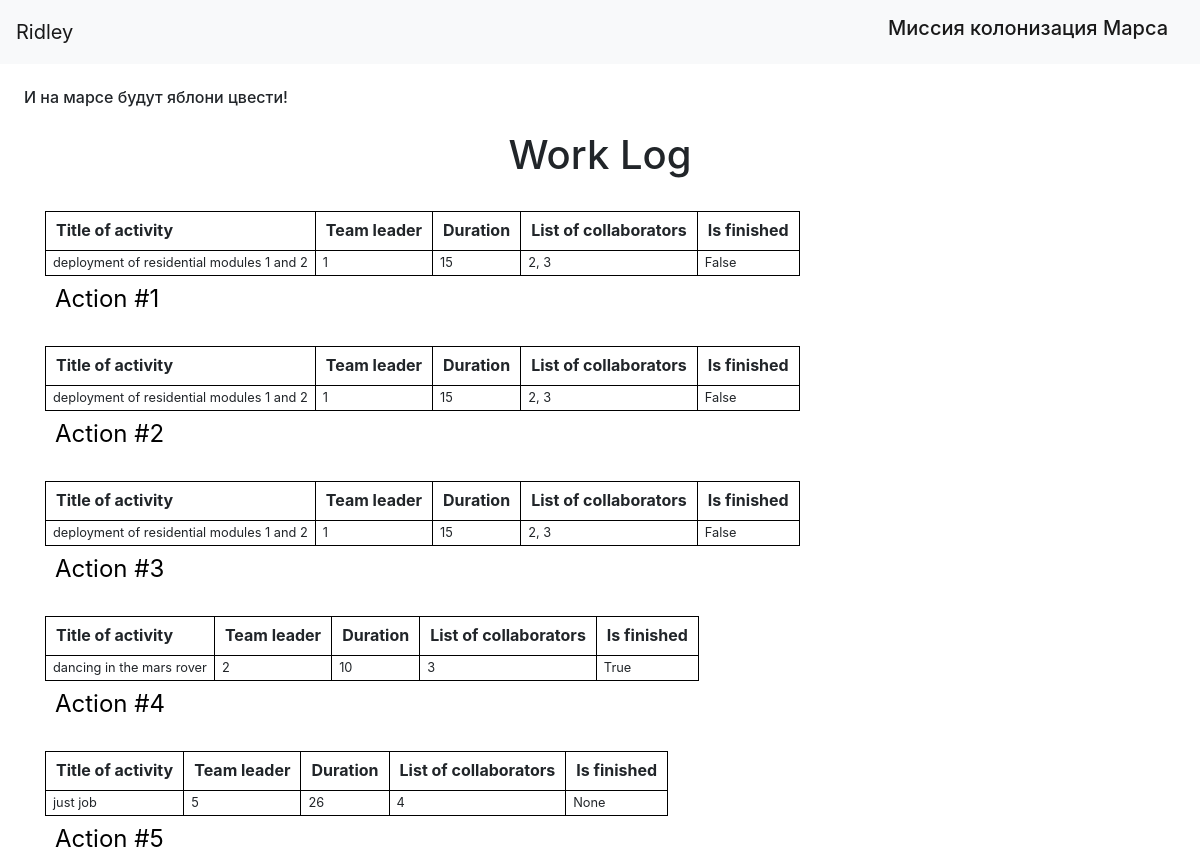
Page /index (signed in) on the committed database.
### data/users.py (models this page shows, shortened)
class User(SqlAlchemyBase, UserMixin):
    __tablename__ = 'users'
    id = sqlalchemy.Column(sqlalchemy.Integer,
                           primary_key=True, autoincrement=True)
    surname = sqlalchemy.Column(sqlalchemy.String)
    name = sqlalchemy.Column(sqlalchemy.String)
    age = sqlalchemy.Column(sqlalchemy.Integer)
    position = sqlalchemy.Column(sqlalchemy.String)
    speciality = sqlalchemy.Column(sqlalchemy.String)
    address = sqlalchemy.Column(sqlalchemy.String)
    email = sqlalchemy.Column(sqlalchemy.String, unique=True)
    hashed_password = sqlalchemy.Column(sqlalchemy.String)
    modified_date = sqlalchemy.Column(sqlalchemy.DateTime,
                                      default=datetime.datetime.now)

### data/news.py (models this page shows)
class News(SqlAlchemyBase):
    __tablename__ = 'news'
    id = sqlalchemy.Column(sqlalchemy.Integer,
                           primary_key=True, autoincrement=True)
    team_leader = sqlalchemy.Column(sqlalchemy.Integer, sqlalchemy.ForeignKey("users.id"))
    job = sqlalchemy.Column(sqlalchemy.String)
    work_size = sqlalchemy.Column(sqlalchemy.Integer)
    collaborators = sqlalchemy.Column(sqlalchemy.String)
    start_date = sqlalchemy.Column(sqlalchemy.DateTime)
    end_date = sqlalchemy.Column(sqlalchemy.DateTime)
    is_finished = sqlalchemy.Column(sqlalchemy.Boolean)
    user = orm.relationship('User')

### main.py (the view)
@app.route('/')
@app.route('/index')
def index():
    db_sess = db_session.create_session()
    news = db_sess.query(News).all()
    return render_template("index.html", news=news)

### data/db_session.py (called while the page is built)
def create_session() -> Session:
    global __factory
    return __factory()

### main.py (called while the page is built)
@login_manager.user_loader
def load_user(user_id):
    db_sess = db_session.create_session()
    return db_sess.query(User).get(user_id)

### templates/index.html
{% extends "base.html" %}
{% block content %}
<h1 align="center">Work Log</h1>
{% for item in news %}
<table>
<caption>Action #{{item.id}}</caption>
  <tr>
    <th>Title of activity</th>
    <th>Team leader</th>
    <th>Duration</th>
    <th>List of collaborators</th>
    <th>Is finished</th>
  </tr>
  <tr>
    <td>{{item.job}}</td>
      <td>{{item.team_leader}}</td>
      <td>{{item.work_size}}</td>
      <td>{{item.collaborators}}</td>
      <td>{{item.is_finished}}</td>
  </tr><br>
</table>
{% endfor %}
{% endblock %}

### templates/base.html (shortened to what this page needs)
<!DOCTYPE html>
<html lang="en">
<head>
    <link rel="stylesheet"
          href="https://stackpath.bootstrapcdn.com/bootstrap/4.4.1/css/bootstrap.min.css"
>
    <link rel="stylesheet" href="../static/css/style.css">
</head>
<body>
<header>
    <nav class="navbar navbar-light bg-light">
        {% if current_user.is_authenticated %}
        <a class="navbar-brand" href="/logout">{{ current_user.name }}</a>
        {% else %}
        <p>
            <a class="btn btn-primary " href="/register">Зарегистрироваться</a>
            <a class="btn btn-success" href="/login">Войти</a>
        </p>
        {% endif %}
        <h1 class="navbar-brand" href="#">Миссия колонизация Марса</h1>
    </nav>
</header>
<h6>И на марсе будут яблони цвести!</h6>
<main role="main" class="container">
    {% block content %}{% endblock %}
</main>
</body>
</html>

### static/css/style.css (style rules this page uses)
table { border-collapse: collapse; line-height: 1.1; }
caption { font-size: 1.5rem; padding: 10px; color: #000000; }
h6 { margin: 1.5rem; }
th { padding: 10px; border: 1px solid #000000; }
td { font-size: 0.8em; padding: 5px 7px; border: 1px solid #000000; }

### rows in the picture
User: name "Ridley"
News: id "1", job "deployment of residential modules 1 and 2", team_leader "1", work_size "15", collaborators "2, 3", is_finished "False"
News: id "2", job "deployment of residential modules 1 and 2", team_leader "1", work_size "15", collaborators "2, 3", is_finished "False"
News: id "3", job "deployment of residential modules 1 and 2", team_leader "1", work_size "15", collaborators "2, 3", is_finished "False"
News: id "4", job "dancing in the mars rover", team_leader "2", work_size "10", collaborators "3", is_finished "True"
News: id "5", job "just job", team_leader "5", work_size "26", collaborators "4", is_finished "None"
